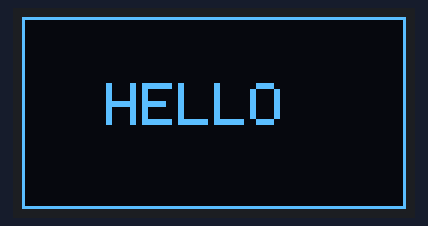
Recording of a sketch running on a simulated ESP32. Shown: 128×64 one-colour display. What the sketch prints to the serial monitor is not drawn.

Above: at 0.4 s.

The sketch:

OLED_Display.ino
```cpp
#include <Wire.h>
#include <Adafruit_GFX.h>
#include <Adafruit_SSD1306.h>
Adafruit_SSD1306 d(128,64,&Wire,-1);
void setup(){Serial.begin(115200);Wire.begin(0,1);delay(300);if(!d.begin(SSD1306_SWITCHCAPVCC,0x3C,true,false)){Serial.println("OLED init failed");return;}d.clearDisplay();d.setTextColor(SSD1306_WHITE);d.setTextSize(2);d.setCursor(28,22);d.print("HELLO");d.drawRect(0,0,128,64,SSD1306_WHITE);d.display();Serial.println("Buffer submitted; verify visible pixels");}
void loop(){}
```
